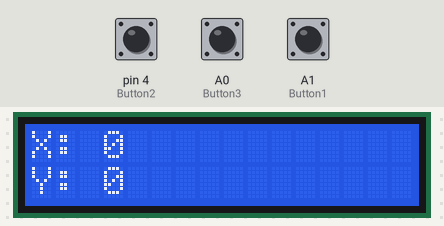
Simulated run of this sketch. Board: Arduino Leonardo, built with avr-gcc and run on an emulated ATmega32U4. Parts: 16×2 character LCD. The inputs (shaded band) are chosen by the test bench; at power-on: A0 (Button3) HIGH, pin 4 (Button2) HIGH, A1 (Button1) HIGH. USB keyboard and mouse output is not drawn.

Above: at 1.2 s.
1.3 s: A0 (Button3) pulled LOW for 0.15 s
2.9 s: pin 4 (Button2) pulled LOW for 1 s
At 5.1 s:
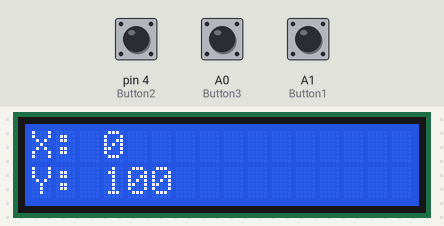
5.4 s: A1 (Button1) pulled LOW for 1 s
At 7.4 s:
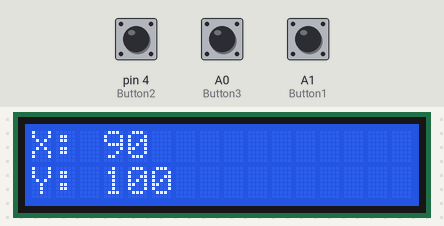
7.9 s: pin 4 (Button2) pulled LOW for 0.15 s
At 9.3 s:
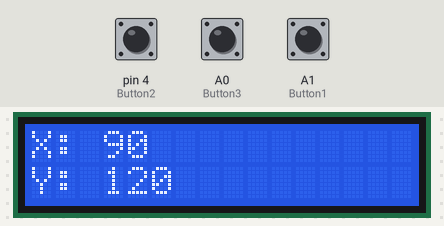
9.6 s: A1 (Button1) pulled LOW for 0.15 s
At 10.4 s:
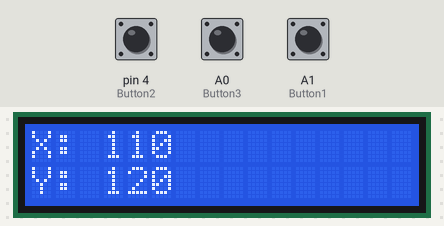
11.3 s: A0 (Button3) pulled LOW for 3.2 s
At 12.6 s:
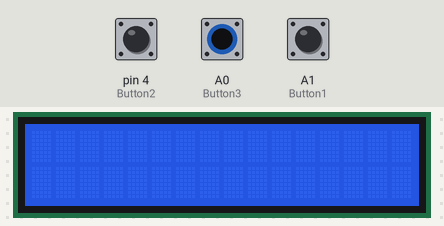
Timing chart, 0 to 14.3 s (numbered marks = the images above; inputs shaded):
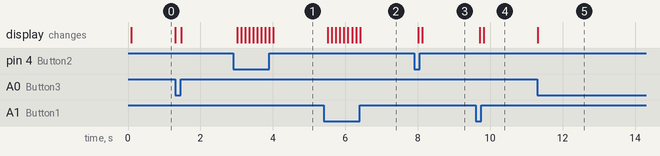

Measured:
- after the input at 2.9 s, the display: first changes after 0.11 s (image 1 shows a later state)
- after the input at 5.4 s, the display: first changes after 0.12 s (image 2 shows a later state)
- after the input at 7.9 s, the display: first changes after 0.12 s (image 3 shows a later state)
- after the input at 9.6 s, the display: first changes after 0.11 s (image 4 shows a later state)
- after the input at 11.3 s, the display: changes at once (image 5)

The sketch:

Coordinate_Finder.ino
```cpp
#include <Wire.h>
#include <LiquidCrystal_I2C.h>
#include <Keyboard.h>
#include <Mouse.h>
LiquidCrystal_I2C lcd(0x27, 16, 2);

/*====================================================================================*/
int increment = 10; // It should be between 1 and 100
int movementDelay = 100; // ms
/*====================================================================================*/

int x = 0;
int y = 0;

#define Button1 A1
#define Button2 4
#define Button3 A0

void setup() {

  lcd.begin();
  lcd.backlight();

  Keyboard.begin();
  Mouse.begin();

  pinMode(Button1, INPUT_PULLUP);
  pinMode(Button2, INPUT_PULLUP);
  pinMode(Button3, INPUT_PULLUP);

  // Reset the mouse arrow to the most far right-top position
  for (int i = 0; i < 20; i++) {
    Mouse.move(-100, -100, 0);
    delay(1);
  }
}

void loop() {

  lcd.setCursor(0, 0); lcd.print("X: "); lcd.print(x);
  lcd.setCursor(0, 1); lcd.print("Y: "); lcd.print(y);

  // Move X position
  if (digitalRead(Button1) == LOW) {
    x = x + increment;
    Mouse.move(increment, 0, 0);
    delay(movementDelay);
  }

  // Move Y position
  if (digitalRead(Button2) == LOW) {
    y = y + increment;
    Mouse.move(0, increment, 0);
    delay(movementDelay);
  }

  // Reset XY position
  if (digitalRead(Button3) == LOW) {
    x = 0;
    y = 0;
    lcd.clear();
    for (int i = 0; i < 20; i++) {
      Mouse.move(-100, -100, 0);
      delay(1);
    }
  }
}
```
